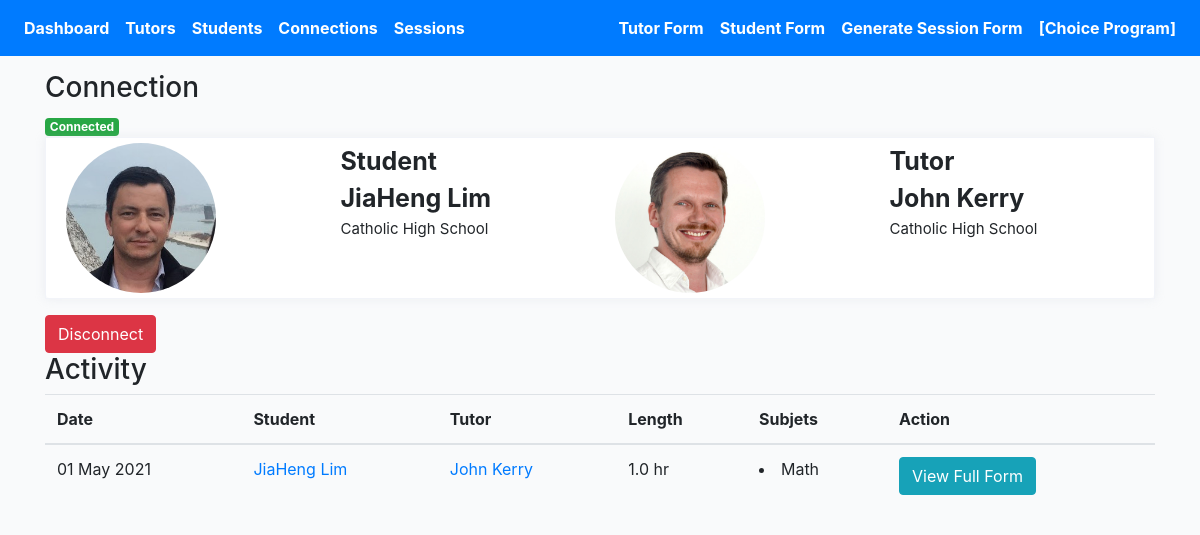
The page /profiles/68/connection-detail on the database as committed earlier.
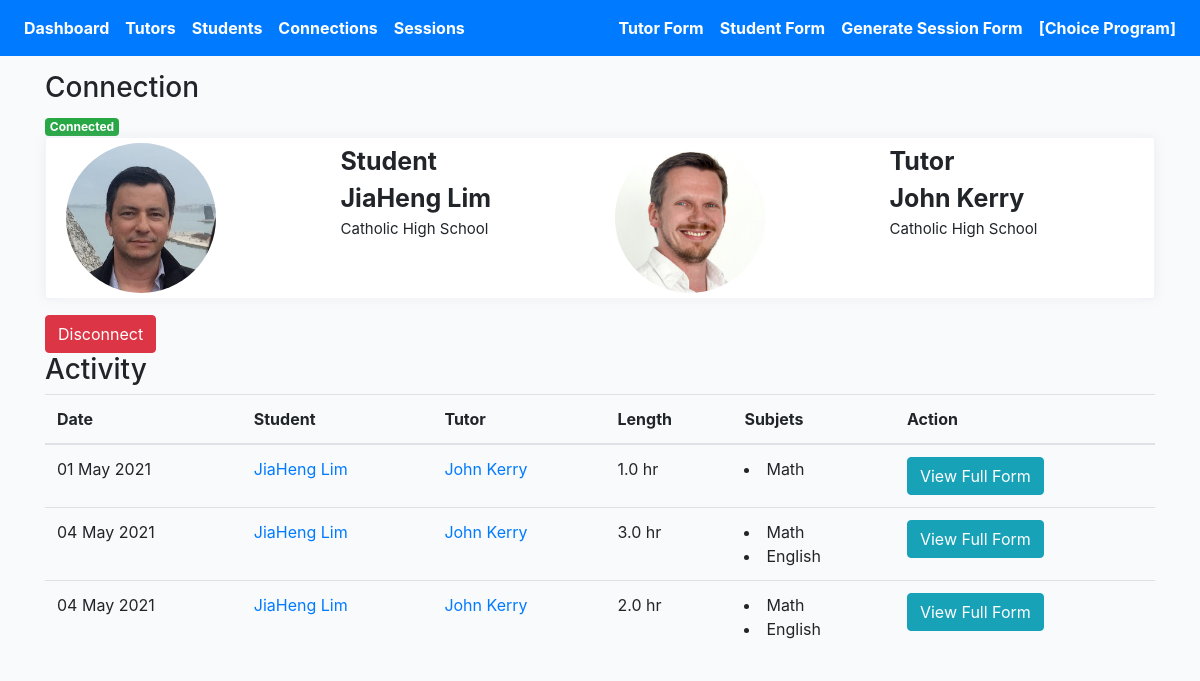
The same page on the database as committed later.
### profiles/models.py (models this page shows, shortened)
class Connection(models.Model):
    created = models.DateTimeField(auto_now_add=True)
    student = models.ForeignKey(Profile, on_delete=models.CASCADE, related_name='student')
    tutor = models.ForeignKey(Profile, on_delete=models.CASCADE, related_name='tutor')
    status = models.CharField(max_length=200, choices=STATUS_CHOICES)
    updated = models.DateTimeField(auto_now=True)

class Profile(models.Model):
    role = models.CharField(max_length=200, choices=ROLE_CHOICES_PROFILE, null=True)
    avatar = models.ImageField(default='avatar.png', upload_to='avatars/')
    first_name = models.CharField(max_length=200, blank=True)
    last_name = models.CharField(max_length=200, blank=True)
    email = models.EmailField(max_length=200, blank=True)
    age = models.IntegerField(null=True, blank=True)
    subjects = models.ManyToManyField(Subject, blank=True, related_name='subjects')
    school = models.CharField(max_length=200, blank=True)
    friends = models.ManyToManyField("self", blank=True, related_name='testfriends')
    updated = models.DateTimeField(auto_now=True)
    created = models.DateTimeField(auto_now_add=True)
    slug = models.SlugField(unique=True, blank=True)
    flag = models.BooleanField(default=False)
    def get_absolute_url(self):
        return reverse("profiles:profile-detail-view", kwargs={"slug": self.slug})
    __initial_first_name = None
    __initial_last_name = None
    def __init__(self, *args, **kwargs):
        super().__init__(*args, **kwargs)
        self.__initial_first_name = self.first_name
        self.__initial_last_name = self.last_name

class Session(models.Model):
    connection = models.ForeignKey(Connection, on_delete=models.CASCADE)
    meet = models.IntegerField(null=True, blank=True)
    length = models.FloatField(null=True, blank=True)
    subjects = models.ManyToManyField(Subject, blank=True, related_name='sessionsubjects')
    updated = models.DateTimeField(auto_now=True)
    created = models.DateTimeField(auto_now_add=True)
    feedback = models.TextField(null=True, blank=True, max_length=1000)
    change = models.TextField(null=True, blank=True, max_length=1000)
    support = models.ManyToManyField(Support, blank=True, related_name='supports')
    othersupport = models.CharField(null=True, blank=True, max_length=200)
    question = models.TextField(null=True, blank=True, max_length=1000)
    cont = models.CharField(null=True, blank=True, max_length=200, choices=CONT_STATUS_CHOICES)
    submit_status = models.BooleanField(default=False)
    def get_subjects(self):
        return self.subjects.all()
    def get_absolute_url(self):
        return reverse("profiles:session-detail-view", kwargs={"pk": self.pk})

class Subject(models.Model):
    name = models.CharField(max_length=200, blank=True)
    def __str__(self):
        return self.name

### profiles/views.py (the view)
# urls.py: path('<pk>/connection-detail', ConnectionDetailView.as_view(), name='connection-profile-detail'),
class ConnectionDetailView(DetailView):
    model = Connection
    template_name = 'connection-detail.html'
    def get_object(self):
        pk = self.kwargs.get('pk')
        connection = Connection.objects.get(pk=pk)
        return connection
    def get_context_data(self, **kwargs):
        context = super().get_context_data(**kwargs)
        pk = self.kwargs.get('pk')
        connection = Connection.objects.get(pk=pk)
        sessions = Session.objects.filter(submit_status=True).filter(connection=connection)
        sessions_ = []
        for item in sessions:
            sessions_.append(item)
        context["sessions"] = sessions_
        return context

### templates/connection-detail.html (shortened to what this page needs)
{% extends 'base.html' %}
{% load static %}
{% block stylesheet %}{% static '/css/profile.css' %}{% endblock %}
{% block content %}
<h3>Connection</h3>
{% if connection.status == 'connected' %}
<div><span class="badge badge-success">Connected</div>
{% elif connection.status == 'disconnected' %}
<div><span class="badge badge-danger">Disconnected</div>
{% elif connection.status == 'inactive' %}
<div><span class="badge badge-warning">Inactive</div>
{% endif %}
<div class="profile-page tx-13">
    <div class="row">
        <div class="col-12 grid-margin">
            <div class="profile-header">
                <div class="header-links">
                    <div class="container header">
                        <div class="row">
                            <div class="col">
                                <div class="row">
                                    <div class="col">
                                        <img class="profile-pic" src="{{connection.student.avatar.url}}" alt="profile">
                                    </div>
                                    <div class="col">
                                        <div style="font-size:25px; font-weight:bold" class="profile-name">
                                            {{connection.student.role|title }}</div>
                                        <div style="font-size:25px; font-weight:bold" class="profile-name">
                                            {{connection.student.first_name}}
                                            {{connection.student.last_name}}</div>
                                        <div style="font-size:15px" class="profile-name">
                                            {{connection.student.school}}</div>
                                    </div>
                                </div>
                            </div>
                            <div class="col">
                                <div class="row">
                                    <div class="col">
                                        <img class="profile-pic" src="{{connection.tutor.avatar.url}}" alt="profile">
                                    </div>
                                    <div class="col">
                                        <div style="font-size:25px; font-weight:bold" class="profile-name">
                                            {{connection.tutor.role|title }}</div>
                                        <div style="font-size:25px; font-weight:bold" class="profile-name">
                                            {{connection.tutor.first_name}}
                                            {{connection.tutor.last_name}}</div>
                                        <div style="font-size:15px" class="profile-name">
                                            {{connection.tutor.school}}</div>
                                    </div>
                                </div>
                            </div>
                        </div>
                    </div>
                </div>
            </div>
        </div>
    </div>
</div>
{% if connection.status == 'connected' %}
<form action="{% url 'profiles:remove-connect' %}" method="POST">
    <button type="submit" class="btn btn-danger">Disconnect</button>
</form>
{% elif connection.status == 'disconnected' %}
<a href="{% url 'profiles:student-detail-view' connection.student.slug %}"><button type="submit"
        class="btn btn-info">Connect
        Tutor</button></a>
{% endif %}
<h3>Activity</h3>
<div class="table-responsive-lg">
    <table class="table">
        <thead>
            <tr>
                <th scope="col">Date</th>
                <th scope="col">Student</th>
                <th scope="col">Tutor</th>
                <th scope="col">Length</th>
                <th scope="col">Subjets</th>
                <th scope="col">Action</th>
            </tr>
        </thead>
        <tbody>
            {% for obj in sessions %}
            <tr>
                <td>{{obj.created|date:"d M Y"}}</td>
                <td><a href="{{obj.connection.student.get_absolute_url}}">{{obj.connection.student.first_name}}
                        {{obj.connection.student.last_name}}</a></td>
                <td><a href="{{obj.connection.tutor.get_absolute_url}}">{{obj.connection.tutor.first_name}}
                        {{obj.connection.tutor.last_name}}</a></td>
                <td>{{obj.length}} hr</td>
                <td>
                    {% for subject in obj.get_subjects %}
                    <li>{{subject}}</li>
                    {% endfor %}
                </td>
                <td><a href="{{obj.get_absolute_url}}"><button type="submit" class="btn btn-info">View Full
                            Form</button></a></td>
            </tr>
            {% endfor %}
        </tbody>
    </table>
</div>
{% endblock content %}

### templates/base.html (shortened to what this page needs)
{% load static %}
<!DOCTYPE html>
<html lang="en">
<head>
    <link href="https://netdna.bootstrapcdn.com/bootstrap/4.4.1/css/bootstrap.min.css" rel="stylesheet">
    <link href="https://maxcdn.bootstrapcdn.com/font-awesome/4.3.0/css/font-awesome.min.css" rel="stylesheet">
    <link rel="stylesheet" href="https://cdnjs.cloudflare.com/ajax/libs/Chart.js/2.8.0/Chart.min.css"
 />
    <link rel="stylesheet" type="text/css" href="https://cdn.datatables.net/1.10.22/css/jquery.dataTables.min.css">
    <link rel="stylesheet" href="{% static '/css/base.css' %}">
    <link rel="stylesheet" href="{% block stylesheet %}{% endblock %}">
</head>
<body>
    <header class="pb-3">
        {% include 'navbar.html' %}
    </header>
    <div class="container">
        {% block content %}
        {% endblock content %}
    </div>
</body>
</html>

### templates/navbar.html (shortened to what this page needs)
<nav class="navbar navbar-expand-lg navbar-dark bg-primary fixed-top">
    <div class="collapse navbar-collapse" id="navbarSupportedContent">
        <ul class="navbar-nav mr-auto">
            <li class="nav-item active">
                <a class="nav-link" style="font-weight: bold" href="{% url 'profiles:dashboard' %}">Dashboard</a>
            </li>
            <li class="nav-item active">
                <a class="nav-link" style="font-weight: bold" href="{% url 'profiles:tutor-profiles-view' %}">Tutors</a>
            </li>
            <li class="nav-item active">
                <a class="nav-link" style="font-weight: bold"
                    href="{% url 'profiles:student-profiles-view' %}">Students</a>
            </li>
            <li class="nav-item active">
                <a class="nav-link" style="font-weight: bold"
                    href="{% url 'profiles:connection-view' %}">Connections</a>
            </li>
            <li class="nav-item active">
                <a class="nav-link" style="font-weight: bold" href="{% url 'profiles:session-view' %}">Sessions</a>
            </li>
        </ul>
        <ul class="navbar-nav ml-auto">
            <li class="nav-item active">
                <a class="nav-link" style="font-weight: bold" href="{% url 'profiles:tutor-profile-form' %}"
                    target="_blank">Tutor Form</a>
            </li>
            <li class="nav-item active">
                <a class="nav-link" style="font-weight: bold" href="{% url 'profiles:student-profile-form' %}"
                    target="_blank">Student Form</a>
            </li>
            <li class="nav-item active">
                <a class="nav-link" style="font-weight: bold" href="{% url 'profiles:generate-session-form' %}">Generate
                    Session Form</a>
            </li>
            <li class="nav-item active">
                <a class="nav-link" style="font-weight: bold" href="{% url 'cprofiles:dashboard' %}">[Choice Program]</a>
            </li>
        </ul>
    </div>
</nav>

### core/static/css/base.css (style rules this page uses)
.container { width: 100%; padding-right: 15px; padding-left: 15px; margin-right: auto; margin-left: auto; margin-top: 55px; }
body { background:#FAFAFA; }

### core/static/css/profile.css (style rules this page uses)
body { background-color: #f9fafb; margin-top:0px; }
.profile-page .profile-header { box-shadow: 0 0 10px 0 rgba(183, 192, 206, 0.2); border: 1px solid #f2f4f9; }
.profile-page .profile-header .header-links { padding: 5px; display: -webkit-flex; display: flex; -webkit-justify-content: center; justify-content: center; background: #fff; border-radius: 0 0 .25rem .25rem; }
img { vertical-align: middle; border-style: none; }
.grid-margin { margin-bottom: 1rem; }
.profile-pic { border-radius: 50%; height: auto; width: 150px; }
.container .header { margin-top: 0px; }

Rows that differ between the two databases and show on the page:
added Session: created "04 May 2021", connection.student.first_name "JiaHeng", connection.student.last_name "Lim", connection.tutor.first_name "John", connection.tutor.last_name "Kerry", length "3.0", Subject (name "Math")
now on this page (row unchanged): Subject: name "English"
added Session: created "04 May 2021", connection.student.first_name "JiaHeng", connection.student.last_name "Lim", connection.tutor.first_name "John", connection.tutor.last_name "Kerry", length "2.0", Subject (name "Math")
